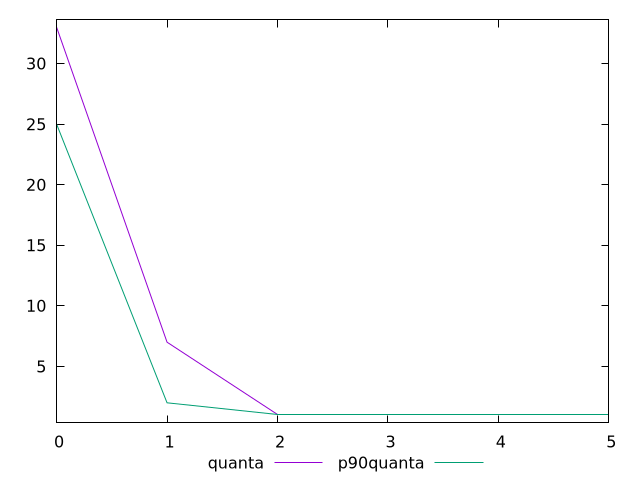

This chart was generated by the following gnuplot code:
$_quanta <<EOF
0 33
1 7
2 1
3 1
4 1
5 1
6 1
EOF
$_p90Quanta <<EOF
0 25
1 2
2 1
3 1
4 1
5 1
6 1
EOF
set key outside below
set terminal pngcairo
set output "report_00006_2020-11-02T20-21-41.718Z/unused-javascript/progession_quanta_p90quanta.png"
set yrange [0.36:33.64]
plot $_quanta title "quanta" with line ,$_p90Quanta title "p90quanta" with line ,
